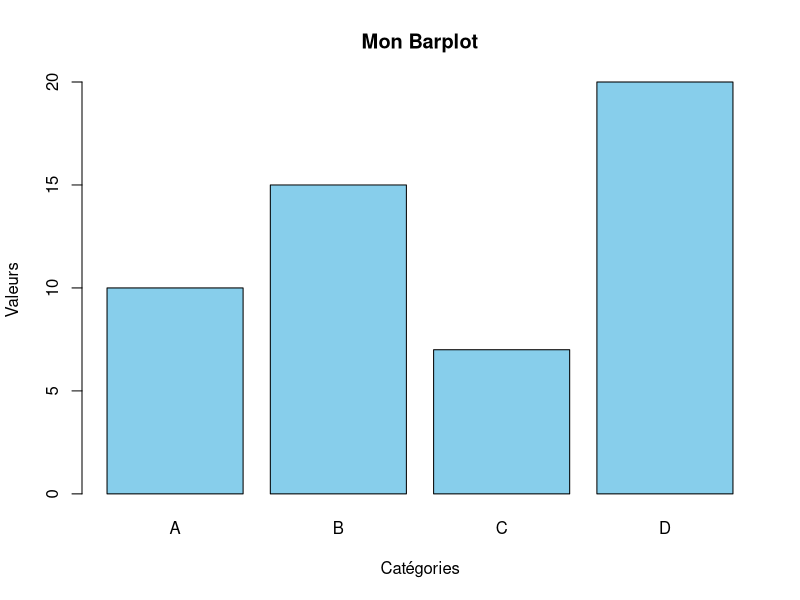

R code for this plot:
# Données de base
valeurs <- c(10, 15, 7, 20)
noms <- c("A", "B", "C", "D")

# Barplot
barplot(valeurs,
        names.arg = noms,
        col = "skyblue",
        main = "Mon Barplot",
        xlab = "Catégories",
        ylab = "Valeurs")
